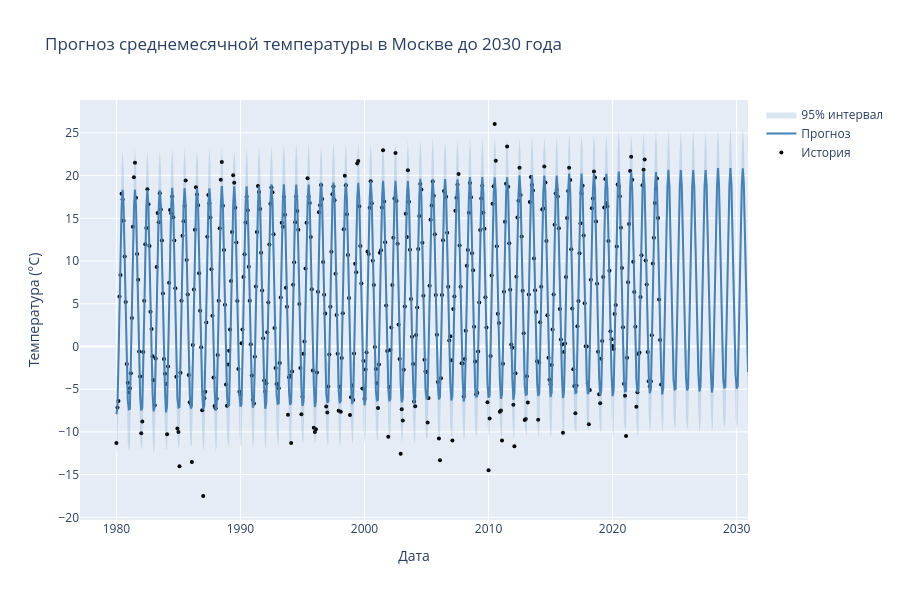

Here is the notebook cell this chart was saved with:
### Code cell
# Исторические данные
fig = go.Figure()

# Точки истории
fig.add_trace(go.Scatter(
    x=df_monthly["ds"],
    y=df_monthly["y"],
    mode="markers",
    name="История",
    marker=dict(color="black", size=4),
))

# Линия прогноза
fig.add_trace(go.Scatter(
    x=forecast["ds"],
    y=forecast["yhat"],
    mode="lines",
    name="Прогноз",
    line=dict(color="steelblue", width=2),
))

# Верхняя граница интервала
fig.add_trace(go.Scatter(
    x=forecast["ds"],
    y=forecast["yhat_upper"],
    mode="lines",
    line=dict(width=0),
    showlegend=False,
    hoverinfo="skip",
))

# Нижняя граница с заливкой
fig.add_trace(go.Scatter(
    x=forecast["ds"],
    y=forecast["yhat_lower"],
    mode="lines",
    line=dict(width=0),
    fill="tonexty",
    fillcolor="rgba(70,130,180,0.2)",
    name="95% интервал",
    hoverinfo="skip",
))

fig.update_layout(
    title="Прогноз среднемесячной температуры в Москве до 2030 года",
    xaxis_title="Дата",
    yaxis_title="Температура (°C)",
    hovermode="x unified",
    height=600,
)
fig.show()

### Figure 1 — Plotly figure (JSON) as saved in the notebook; plotly's stock layout.template omitted (floating-point values rounded to 4 significant figures; data arrays with more than 128 entries replaced by an {"elided": "..."} marker saying what was removed)
{"data": [{"marker": {"color": "black", "size": 4}, "mode": "markers", "name": "История", "type": "scatter", "x": {"elided": "528 str values"}, "y": {"elided": "528 float values"}}, {"line": {"color": "steelblue", "width": 2}, "mode": "lines", "name": "Прогноз", "type": "scatter", "x": {"elided": "612 str values"}, "y": {"elided": "612 float values"}}, {"hoverinfo": "skip", "line": {"width": 0}, "mode": "lines", "showlegend": false, "type": "scatter", "x": {"elided": "612 str values"}, "y": {"elided": "612 float values"}}, {"fill": "tonexty", "fillcolor": "rgba(70,130,180,0.2)", "hoverinfo": "skip", "line": {"width": 0}, "mode": "lines", "name": "95% интервал", "type": "scatter", "x": {"elided": "612 str values"}, "y": {"elided": "612 float values"}}], "layout": {"height": 600, "hovermode": "x unified", "title": {"text": "Прогноз среднемесячной температуры в Москве до 2030 года"}, "xaxis": {"title": {"text": "Дата"}}, "yaxis": {"title": {"text": "Температура (°C)"}}}}
